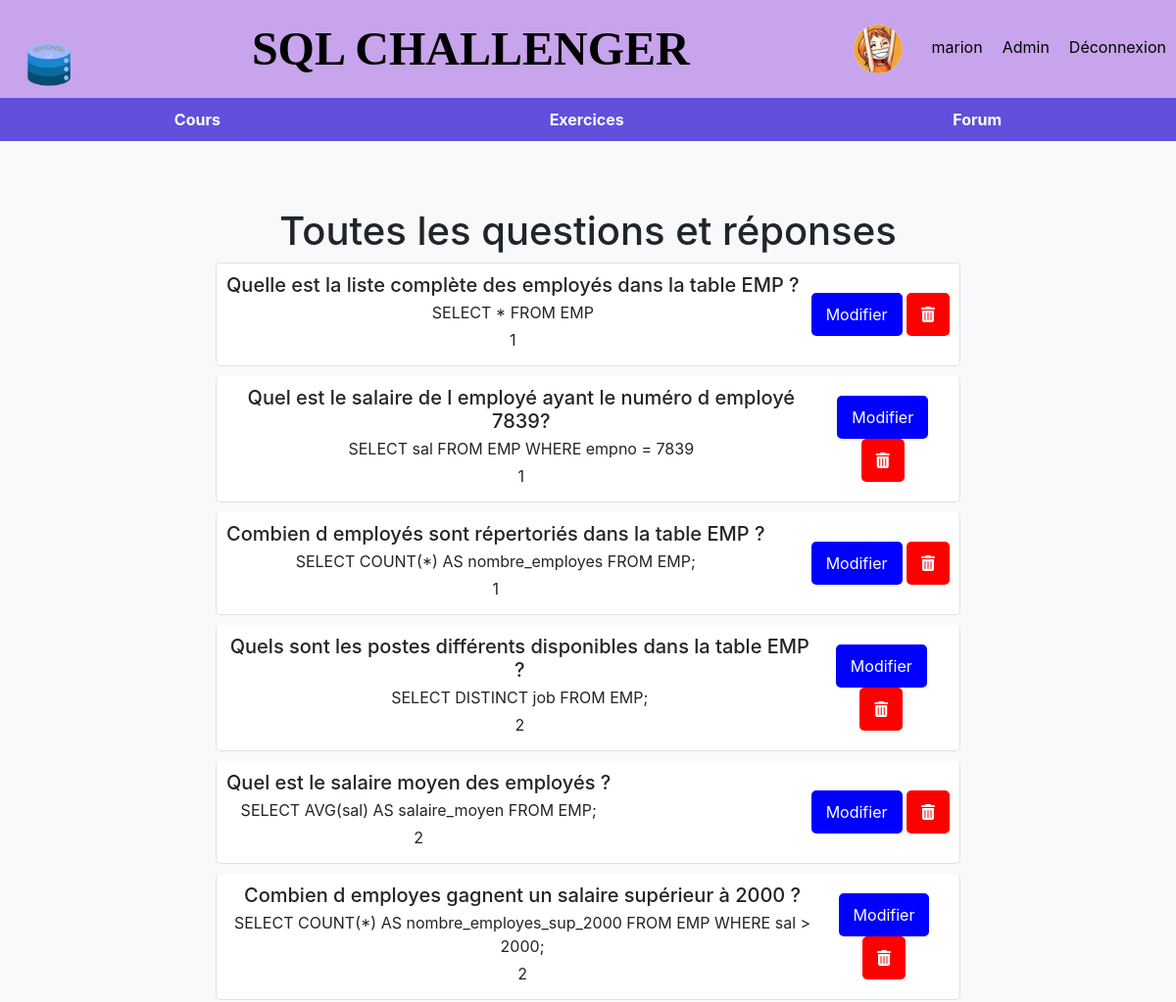
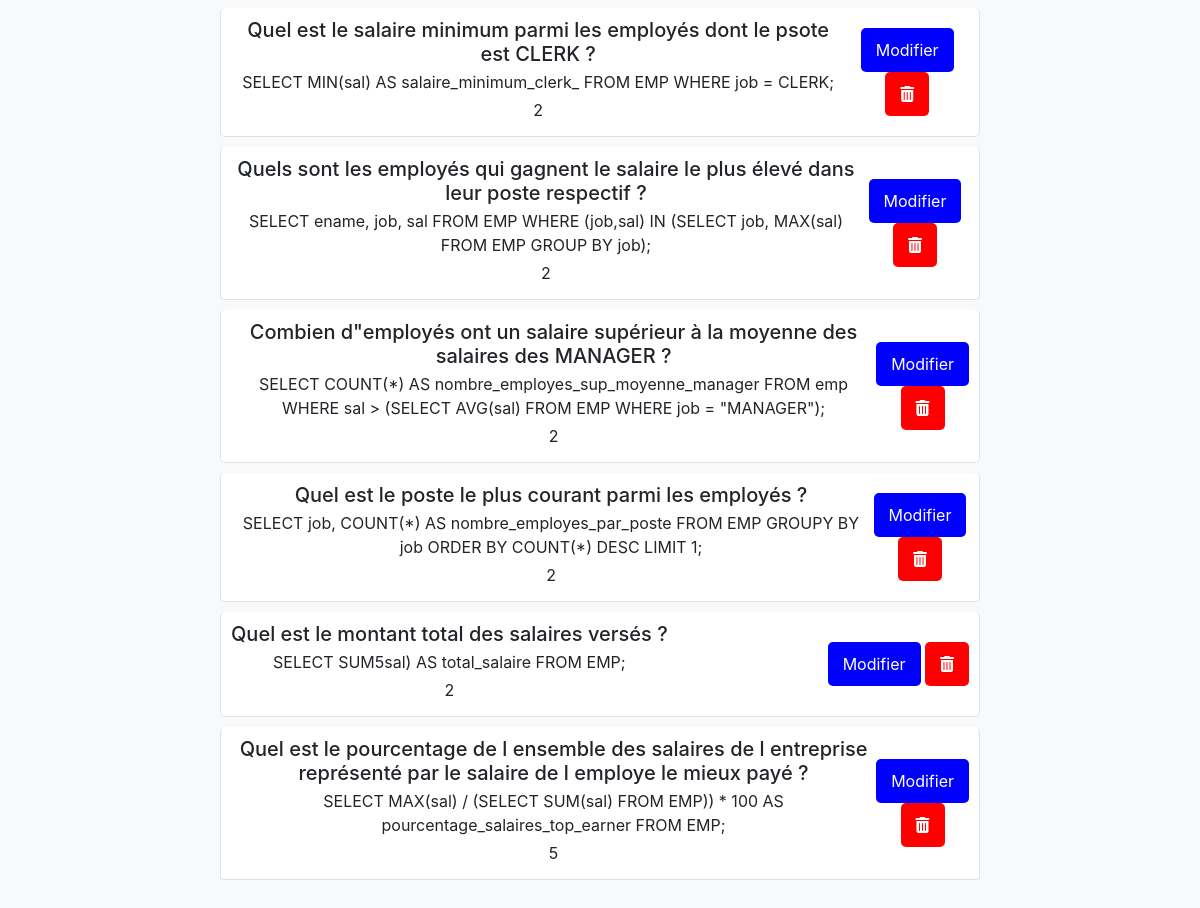
Screenshot of /gerer_questions.php (signed in) with the database file from the repository (2 pictures, top to bottom).
### tables this page shows
CREATE TABLE "utilisateurs" (
	"id"	INTEGER,
	"nom"	TEXT,
	"prenom"	TEXT,
	"email"	TEXT,
	password TEXT, adresse TEXT, username TEXT, level INT DEFAULT 0, photo_path TEXT, admin BOOLEAN DEFAULT false,
	PRIMARY KEY("id")
);

CREATE TABLE questions (
    id INTEGER PRIMARY KEY,
    question TEXT,
    reponse TEXT
, level INTEGER default 0, bdd VARCHAR(150));

### header.php (called while the page is built, shortened)
<?php
if (isset($_SESSION['username'])) {
    $username = $_SESSION['username'];
    $bdd = new SQLite3('database.sqlite');
    $query = "SELECT photo_path, admin FROM utilisateurs WHERE username = :username";
    $stmt = $bdd->prepare($query);
    $stmt->bindParam(':username', $username, SQLITE3_TEXT);
    $result = $stmt->execute();
    $userData = $result->fetchArray(SQLITE3_ASSOC);
} else {
    header('Location: connexion.php');
    exit();
}
?>

### gerer_questions.php (the view, shortened to what this page needs)
<?php
include('header.php');
$bdd = new SQLite3('database.sqlite');
$sql = "SELECT * FROM questions";
$resultat = $bdd->query($sql);
$questions = array();
while ($row = $resultat->fetchArray(SQLITE3_ASSOC)) {
    $questions[] = $row;
}
?>
<!DOCTYPE html>
<html lang="en">
<head>
    <link rel="stylesheet" href="https://stackpath.bootstrapcdn.com/bootstrap/4.5.2/css/bootstrap.min.css">
    <link rel="stylesheet" href="style/header_menu.css">
    <link rel="stylesheet" href="https://cdnjs.cloudflare.com/ajax/libs/font-awesome/6.0.0/css/all.min.css">
</head>
<body>
    <div class="header">
        <div class="logo">
            <img src="img/logo.png" alt="Logo SQL CHALLENGER">
        </div>
        <div class="header-title text-center">
            <a href="index.php" style="text-decoration: none; color: inherit;">SQL CHALLENGER</a>
        </div>
        <div class="header-links">
            <?php
            if (isset($_SESSION['username'])) {
                if (!empty($userData['photo_path'])) {
                    echo '<img src="' . $userData['photo_path'] . '" alt="Photo de profil" class="profile-photo">';
                }
                echo '<a href="account.php">' . $username . '</a>';
                if ($userData['admin']) {
                    echo '<a href="back_office.php">Admin</a>';
                }
                echo '<a href="logout.php">Déconnexion</a>';
            } else {
                echo '<a href="connexion.php">Connexion</a>';
                echo '<a href="inscription.php">Inscription</a>';
            }
            ?>
        </div>
    </div>
    <div class="menu">
        <a href="cours.php">Cours</a>
        <a href="exercices.php">Exercices</a>
        <a href="forum.php">Forum</a>
    </div>
    <div class="container mt-5">
        <h1>Toutes les questions et réponses</h1>
        <ul class="list-group">
            <?php foreach ($questions as $question): ?>
                <li class="list-group-item">
                    <div class="d-flex justify-content-between align-items-center">
                        <div>
                            <h5 class="mb-1"><?php echo $question['question']; ?></h5>
                            <p class="mb-1"><?php echo $question['reponse']; ?></p>
                            <p class="mb-1"><?php echo $question['level']; ?></p>
                        </div>
                        <div>
                            <form action="modifier_questions.php" method="post" style="display: inline;">
                                <button type="submit" class="btn-edit">Modifier</button>
                            </form>
                            <form action="suppr_questions.php" method="post" style="display: inline;">
                                <button type="submit" class="btn-delete"><i class="fas fa-trash-alt"></i></button>
                            </form>
                        </div>
                    </div>
                </li>
            <?php endforeach; ?>
        </ul>
    </div>
</body>
</html>

### style/header_menu.css (style rules this page uses)
body { background-color: #f8f9fa; }
.container { max-width: 800px; margin: 0 auto; padding: 20px; text-align: center; }
.header { background-color: #c7a4eb; color: #000000; padding: 10px; display: flex; justify-content: space-between; align-items: center; }
.header-title { font-size: 3rem; font-weight: bold; font-family: fantasy; text-align: center; margin-left: auto; margin-right: auto; }
.header-links a { text-decoration: none; color: #000000; margin-left: 20px; }
.menu { background-color: #6050dc; color: #000000; padding: 10px; display: flex; justify-content: space-around; }
.menu a { text-decoration: none; color: #ffffff; font-weight: bold; }
.list-group-item { background-color: #ffffff; margin-bottom: 10px; border: 1px solid #dee2e6; border-radius: 5px; padding: 10px; }
.logo img { max-height: 80px; max-width: 100%; }
.profile-photo { width: 50px; height: 50px; border-radius: 50%; margin-right: 10px; }

### gerer_questions.php (style rules this page uses)
.btn-delete { background-color: #ff0000; color: #fff; border: none; padding: 10px 15px; border-radius: 5px; cursor: pointer; }
.btn-edit { background-color: #0000FF; color: #fff; border: none; padding: 10px 15px; border-radius: 5px; cursor: pointer; }

### rows the page displays
utilisateurs: photo_path (picture)
questions: question "Quelle est la liste complète des employés dans la table EMP ?", reponse "SELECT * FROM EMP", level "1"
questions: question "Quel est le salaire de l employé ayant le numéro d employé 7839?", reponse "SELECT sal FROM EMP WHERE empno = 7839", level "1"
questions: question "Combien d employés sont répertoriés dans la table EMP ?", reponse "SELECT COUNT(*) AS nombre_employes FROM EMP;", level "1"
questions: question "Quels sont les postes différents disponibles dans la table EMP ?", reponse "SELECT DISTINCT job FROM EMP;", level "2"
questions: question "Quel est le salaire moyen des employés ?", reponse "SELECT AVG(sal) AS salaire_moyen FROM EMP;", level "2"
questions: question "Combien d employes gagnent un salaire supérieur à 2000 ?", reponse "SELECT COUNT(*) AS nombre_employes_sup_2000 FROM EMP WHERE sal > 2000;", level "2"
questions: question "Quel est le salaire minimum parmi les employés dont le psote est CLERK ?", reponse "SELECT MIN(sal) AS salaire_minimum_clerk_ FROM EMP WHERE job = CLERK;", level "2"
questions: question "Quels sont les employés qui gagnent le salaire le plus élevé dans leur poste respectif ?", reponse "SELECT ename, job, sal FROM EMP WHERE (job,sal) IN (SELECT job, MAX(sal) FROM EMP GROUP BY job);", level "2"
questions: question "Combien d\"employés ont un salaire supérieur à la moyenne des salaires des MANAGER ?", reponse "SELECT COUNT(*) AS nombre_employes_sup_moyenne_manager FROM emp WHERE sal > (SELECT AVG(sal) FROM EMP WHERE job = \"MANAGER\");", level "2"
questions: question "Quel est le poste le plus courant parmi les employés ?", reponse "SELECT job, COUNT(*) AS nombre_employes_par_poste FROM EMP GROUPY BY job ORDER BY COUNT(*) DESC LIMIT 1;", level "2"
questions: question "Quel est le montant total des salaires versés ?", reponse "SELECT SUM5sal) AS total_salaire FROM EMP;", level "2"
questions: question "Quel est le pourcentage de l ensemble des salaires de l entreprise représenté par le salaire de l employe le mieux payé ?", reponse "SELECT MAX(sal) / (SELECT SUM(sal) FROM EMP)) * 100 AS pourcentage_salaires_top_earner FROM EMP;", level "5"

### other values shown
$username "marion"
